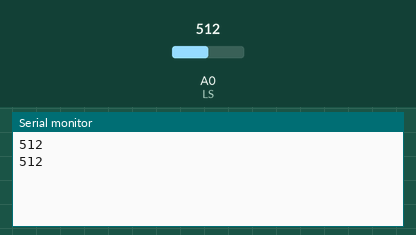
This sketch was run on a simulated Arduino Uno, built with avr-gcc and run on an emulated ATmega328P. On the bench: the last lines printed to the serial monitor. The test bench sets the inputs (shaded band); at power-on: A0 (LS) = 512.

Above: at 2.8 s.
2.9 s: A0 (LS) set to 716
At 4.6 s:
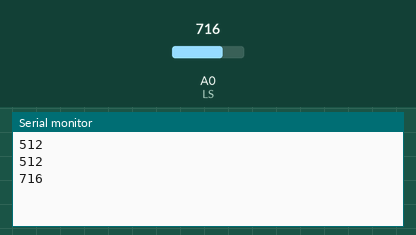
5.6 s: A0 (LS) set to 900
At 7.3 s:
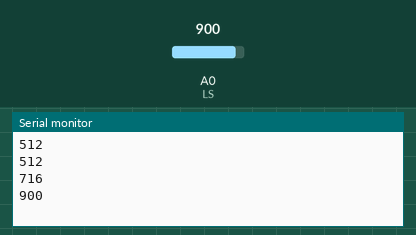
Timing chart, 0 to 8.8 s (numbered marks = the images above; inputs shaded):
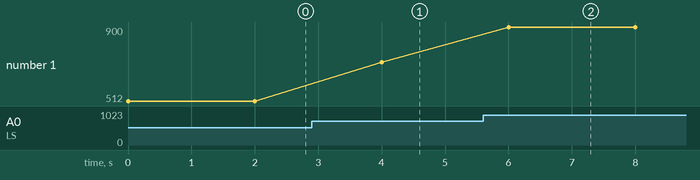

The sketch:

line_sensor.ino
```cpp
int LS= A0;
int linsen;
void setup() {
  Serial.begin(9600);
  pinMode(LS,INPUT);

}
void loop() {
  linsen=analogRead(LS);
  Serial.println(linsen);
  delay(2000);

}
```

Measured:
- after the input at 2.9 s, the serial monitor: prints a new line after 1.1 s (image 1)
- after the input at 5.6 s, the serial monitor: prints a new line after 0.40 s (image 2)
- plotted number 1: 512 → 716 after the input at 2.9 s, 716 → 900 after the input at 5.6 s
